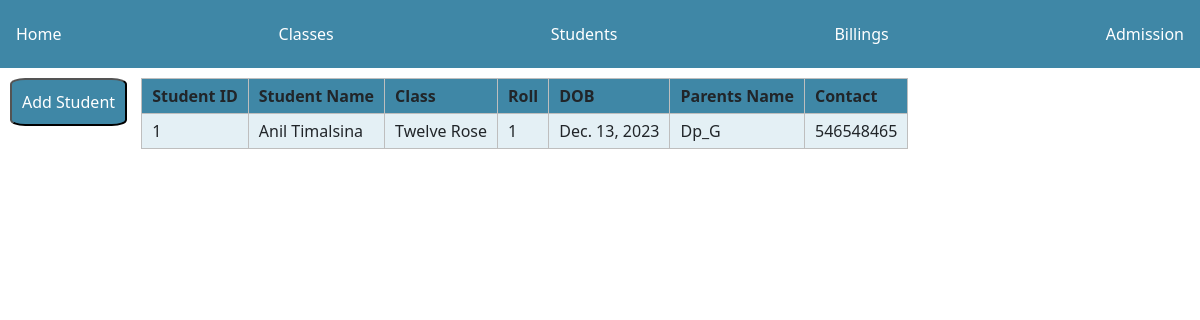
/administrative/students/, run on an earlier commit of the app's database.
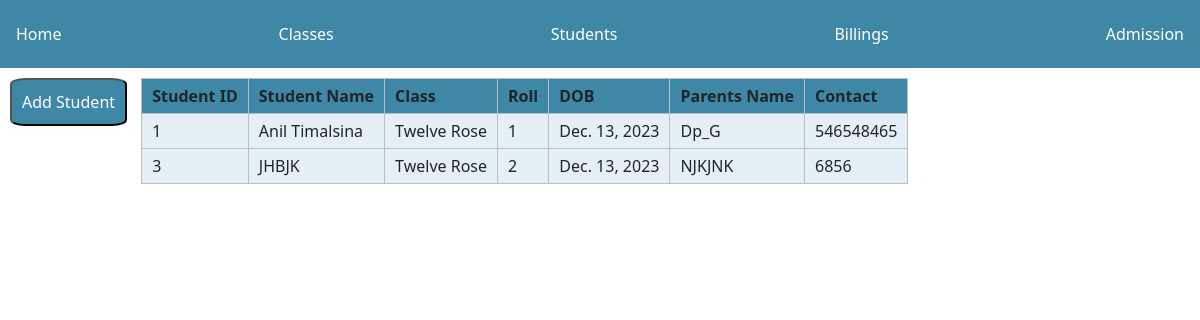
And on a later commit of the database.
### administrative/models.py (models this page shows, shortened)
class Student(models.Model):
    std_name=models.CharField(max_length=64)
    std_class=models.ForeignKey(Class ,on_delete=models.CASCADE)
    roll_no=models.IntegerField(default=False,null=False,blank=False)
    D_O_B=models.DateField(default=timezone.now)
    admission_date=models.DateField(default=timezone.now)
    parents_name=models.CharField(max_length=64)
    contact=models.CharField(max_length=14)
    class Meta:
        unique_together=["roll_no","std_class"]

class Class(models.Model):
    class_name=models.CharField(max_length=64,default="")
    section_choices=[
        ("Rose","Rose"),
        ("Lotus","Lotus"),
        ("Marigold","Marigold"),
        ("A","A"),
        ("B","B"),
        ("C","C"),
    ]
    section=models.CharField(max_length=64,choices=section_choices)
    subject=models.ManyToManyField(Subject)
    def __str__(self):
        return f"{self.class_name} {self.section}"

### administrative/views.py (the view)
# urls.py: path("students/",views.studentsinfo,name="students"),
def studentsinfo(request):
    stds=Student.objects.all()
    context={
        "stds":stds
    }
    return render(request,"administrative/students.html",context)

### administrative/templates/administrative/students.html (shortened to what this page needs)
{% extends "./base.html" %}
{% block body %}
<button class="add">
    <a href="{%url 'admission_form'%}" class="btn_txt">Add Student</a>
</button>
<TABLE>
    <thead>
        <tr>
            <th>Student ID</th>
            <th>Student Name</th>
            <th>Class</th>
            <th>Roll</th>
            <th>DOB</th>
            <th>Parents Name</th>
            <th>Contact</th>
            </tr>
        </thead>
    <tbody>
        {% for std in stds %}
        <tr>
            <td>{{std.id}}</td>
            <td>{{std.std_name}}</td>
            <td>{{std.std_class}}</td>
            <td>{{std.roll_no}}</td>
            <td>{{std.D_O_B}}</td>
            <td>{{std.parents_name}}</td>
            <td>{{std.contact}}</td>
        </tr>
{% endfor %}</tbody>
</TABLE>
{% endblock %}

What changed in the data, as far as the page shows it:
added Student: id "3", std_name "JHBJK", std_class "Twelve Rose", roll_no "2", D_O_B "Dec. 13, 2023", parents_name "NJKJNK", contact "6856"
